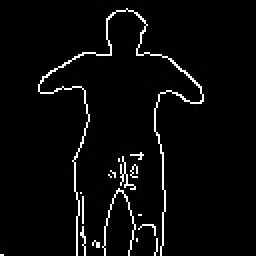
#> input picture data/super_jumping/jumping_17511474903.jpg, 128 x 128 px (shown 2 times larger); its folder holds only this picture in this run
$ python -i dino-game.py   (imports and definitions only)
#> lines starting #> are read from the running program, lines starting #| are printed output that depends on the picture; after the words box and inside, x2 and y2 are one past the last pixel; in counts of white or black regions, pixels touching at a corner belong together
import cv2
import numpy as np
import joblib
import pygame
from sys import exit
from random import randrange, choice
import os
from skimage.feature import hog

# Configurações
CAMERA = 0
# Saber qual de camera hardware
# Configurações de tratamento de imagem
RESOLUTION = (128, 128)
# HOG configs
ORIENTATIONS = 9
PIXELS_PER_CELL = (8, 8)
CELLS_PER_BLOCK = (2, 2)

# Add error handling for model loading
# [9 lines not run here, left out]

msg = ''

# [4 lines left out: function getCamResolution, not called in this run]

def imageResizeToShow(img):
    return cv2.resize(img, getCamResolution(cap))

def imageProcess(img):
    if img is None:
        return
    gray = cv2.cvtColor(img, cv2.COLOR_BGR2GRAY)
    # gray = cv2.GaussianBlur(gray, (21, 21), 0)
    canny = cv2.Canny(gray, 155, 105)
    img = cv2.resize(canny, RESOLUTION)

    return img

# [15 lines left out: function extractImagesHog, not called in this run]

def predict(feature):
    return model.predict([feature])

# [1 line not run here, left out]


x = 800 #500
y = 700 #400

os.environ['SDL_VIDEO_WINDOW_POS'] = f'{(x, y)}'

#os.environ['SDL_VIDEO_CENTERED'] = '0'

THIS_FOLDER = os.getcwd()

# [2 lines not run here, left out]

SCREEN_WIDTH = 840
SCREEN_HEIGHT = 680

WHITE = (255,255,255)
BLACK = (0,0,0)
RED = (255,0,0)
GREEN = (0,255,0)
BLUE = (0,0,255)

FPS = 30
GAME_SPEED = 10
FLOOR_SPEED = 10
GAME_OVER = False

points = 0
# [1 line that did not run here, left out]

song = 0

font = pygame.font.SysFont('comicsansms', 40, True, True)

# Add error handling for score sound
# [6 lines not run here, left out]

# [5 lines left out: function create_colored_surface, not called in this run]

class Dino(pygame.sprite.Sprite):
    def __init__(self):
        super().__init__()

        # Add error handling for sounds
        try:
            self.jump_sound = pygame.mixer.Sound(os.path.join(THIS_FOLDER,'jump_sound.wav'))
        except (pygame.error, FileNotFoundError) as e:
            print(f"Could not load jump_sound.wav: {e}")
            self.jump_sound = None

        try:
            self.death_sound = pygame.mixer.Sound(os.path.join(THIS_FOLDER, 'death_sound.wav'))
        except (pygame.error, FileNotFoundError) as e:
            print(f"Could not load death_sound.wav: {e}")
            self.death_sound = None

        self.up = False
        self.stop = False
        self.xpos = 50
        self.ypos = (SCREEN_HEIGHT // 2) + 140

        # Try to load dino images with fallback
        self.dino_imgs = []
        for i in range(3):
            try:
                img_path = os.path.join(THIS_FOLDER, f'dinossaur{i}.png')
                self.dino_imgs.append(pygame.image.load(img_path).convert_alpha())
            except (pygame.error, FileNotFoundError):
                print(f"Could not load dinossaur{i}.png, using colored rectangle")
                self.dino_imgs.append(create_colored_surface(84, 84, GREEN))

        self.index = 0
        self.image = self.dino_imgs[self.index]
        self.mask = pygame.mask.from_surface(self.image)
        self.image = pygame.transform.scale(self.image, (84, 84))
        self.rect = self.image.get_rect()
        self.rect[0], self.rect[1] = self.xpos, self.ypos

    # [38 lines left out: functions collision, jump, update, not called in this run]

class Flying_dino(pygame.sprite.Sprite):
    def __init__(self):
        super().__init__()

        # Try to load flying dino images with fallback
        self.flying_dino_imgs = []
        for i in range(2):
            try:
                img_path = os.path.join(THIS_FOLDER, f'fly_dino{i}.png')
                self.flying_dino_imgs.append(pygame.image.load(img_path).convert_alpha())
            except (pygame.error, FileNotFoundError):
                print(f"Could not load fly_dino{i}.png, using colored rectangle")
                self.flying_dino_imgs.append(create_colored_surface(84, 84, BLUE))

        self.stop = False
        self.index = 0
        self.image = self.flying_dino_imgs[self.index]
        self.mask = pygame.mask.from_surface(self.image)

        self.image = pygame.transform.scale(self.image, (84, 84))
        self.rect = self.image.get_rect()
        self.rect[0], self.rect[1] = SCREEN_WIDTH, (SCREEN_HEIGHT // 2)

    # [12 lines left out: function update, not called in this run]

class Obstacle(pygame.sprite.Sprite):
    def __init__(self):
        super().__init__()

        # Try to load obstacle image with fallback
        try:
            self.image = pygame.image.load(os.path.join(THIS_FOLDER,'obstacle0.png')).convert_alpha()
        except (pygame.error, FileNotFoundError):
            print("Could not load obstacle0.png, using colored rectangle")
            self.image = create_colored_surface(84, 84, RED)

        self.mask = pygame.mask.from_surface(self.image)
        self.image = pygame.transform.scale(self.image, (84, 84))
        self.rect = self.image.get_rect()
        self.rect[0], self.rect[1] = SCREEN_WIDTH, (SCREEN_HEIGHT // 2) + 162
        self.mask = pygame.mask.from_surface(self.image)

class Clouds(pygame.sprite.Sprite):
    # [19 lines left out: functions __init__, update, not called in this run]

class Floor(pygame.sprite.Sprite):
    # [17 lines left out: functions __init__, update, not called in this run]

# [1 line that did not run here, left out]
dino_group = pygame.sprite.Group()
# [1 line not run here, left out]

# [1 line that did not run here, left out]
flying_dino_group = pygame.sprite.Group()
# [1 line not run here, left out]

# [1 line that did not run here, left out]
obstacle_group = pygame.sprite.Group()
# [1 line not run here, left out]

numb_of_clouds = 5
clouds_group = pygame.sprite.Group()
# [3 lines not run here, left out]

floor_group = pygame.sprite.Group()
# [4 lines not run here, left out]

clock = pygame.time.Clock()

# [1 line that did not run here, left out]

isJumping = False

# [115 lines not run here, left out]

>>> import cv2
>>> picture = cv2.imread('../data/super_jumping/jumping_17511474903.jpg')
#> picture is the input picture: shape (128, 128, 3); min 0, max 255, mean 9.4
>>> result = imageProcess(picture)
#> in imageProcess, `canny = cv2.Canny(gray, 155, 105)`:
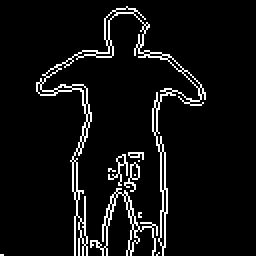
#> canny: shape (128, 128) (shown 2 times larger); 6.3% white in thin lines or dots, all inside (x1, y1, x2, y2) = (0, 3, 103, 128)

$ run again, on data/super_jumping/jumping_17511625155.jpg
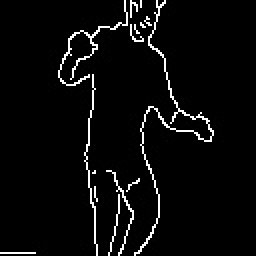
#> input picture data/super_jumping/jumping_17511625155.jpg, 128 x 128 px (shown 2 times larger)
#> picture is the input picture: shape (128, 128, 3); min 0, max 255, mean 10.4
#> in imageProcess, `canny = cv2.Canny(gray, 155, 105)`:
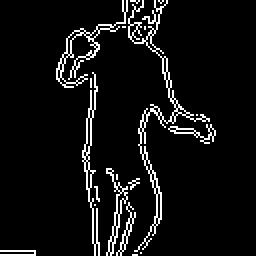
#> canny: shape (128, 128) (shown 2 times larger); 6.6% white in thin lines or dots, all inside (x1, y1, x2, y2) = (0, 0, 108, 128)

$ run again, on data/super_jumping/jumping_17511625556.jpg
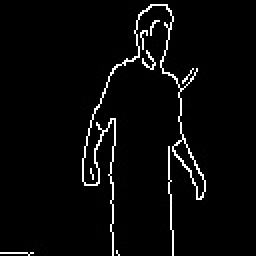
#> input picture data/super_jumping/jumping_17511625556.jpg, 128 x 128 px (shown 2 times larger)
#> picture is the input picture: shape (128, 128, 3); min 0, max 255, mean 8.9
#> in imageProcess, `canny = cv2.Canny(gray, 155, 105)`:
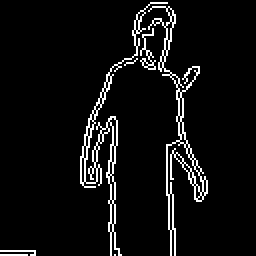
#> canny: shape (128, 128) (shown 2 times larger); 5.9% white in thin lines or dots, all inside (x1, y1, x2, y2) = (0, 1, 104, 128)

$ run again, on data/super_jumping/augmented_imagem_1003.png
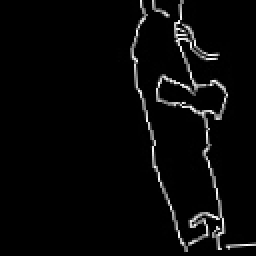
#> input picture data/super_jumping/augmented_imagem_1003.png, 128 x 128 px (shown 2 times larger)
#> picture is the input picture: shape (128, 128, 3); min 0, max 255, mean 8.2
#> in imageProcess, `canny = cv2.Canny(gray, 155, 105)`:
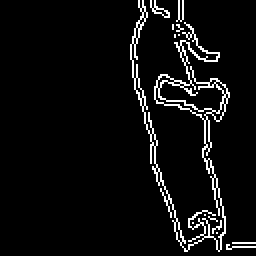
#> canny: shape (128, 128) (shown 2 times larger); 5.5% white in thin lines or dots, all inside (x1, y1, x2, y2) = (65, 0, 128, 126)
